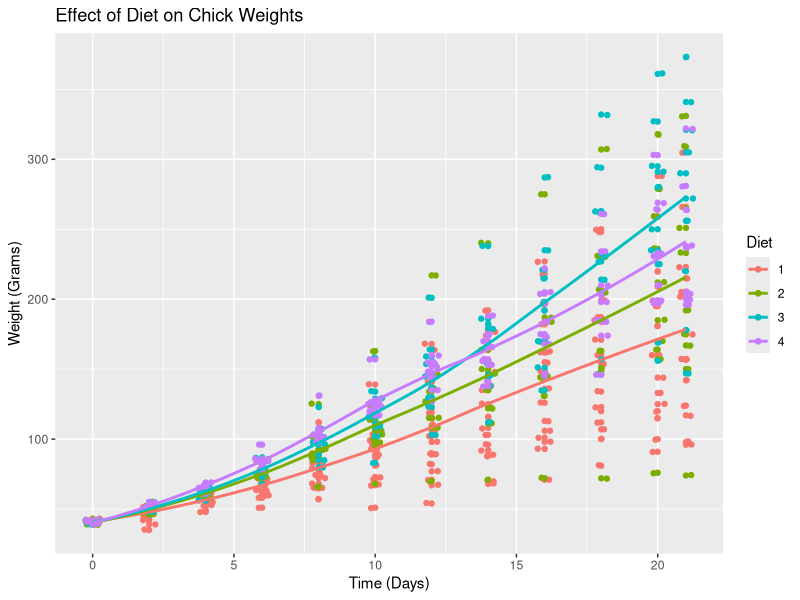

Here is the R script that generated this plot:
## ---- chunk 1
knitr::opts_chunk$set(echo = FALSE)
## ---- chunk 2
head(ChickWeight,3)
## ---- chunk 3
library(ggplot2)
library(dplyr)
## ---- chunk 4
data(ChickWeight)
p <- ggplot(ChickWeight, aes(x=Time,y=weight,color = Diet)) + geom_jitter(width = .25)+
      geom_point() +  
      labs(title="Effect of Diet on Chick Weights") +
      labs(x="Time (Days)", y = "Weight (Grams)",legend = "Diet") +
      geom_smooth(method = loess,se = FALSE)
p    

